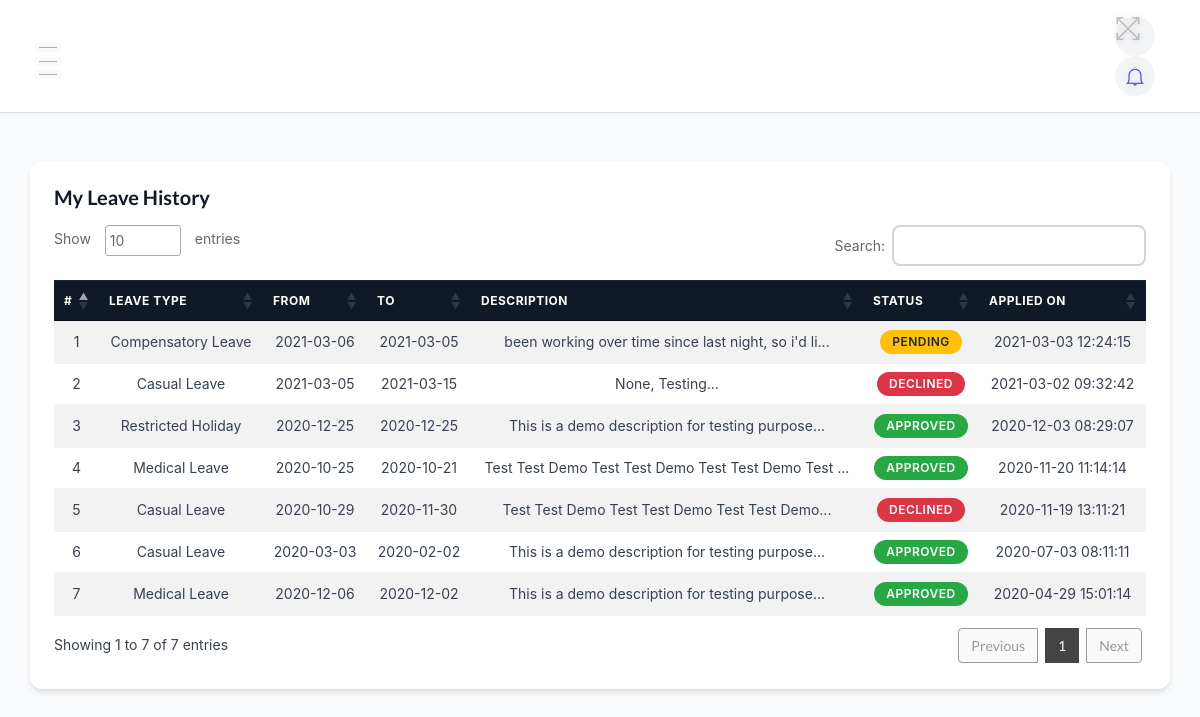
Screenshot of /employees/leave-history.php (signed in) with the database file from the repository.
### tables this page shows
CREATE TABLE `tblleaves` (
  `id` int(11) NOT NULL AUTO_INCREMENT,
  `LeaveType` varchar(110) NOT NULL,
  `ToDate` date NOT NULL,
  `FromDate` date NOT NULL,
  `Description` mediumtext NOT NULL,
  `PostingDate` timestamp NOT NULL DEFAULT CURRENT_TIMESTAMP,
  `AdminRemark` mediumtext,
  `AdminRemarkDate` varchar(120) DEFAULT NULL,
  `Status` int(1) NOT NULL DEFAULT 0,
  `IsRead` int(1) NOT NULL DEFAULT 0,
  `empid` int(11) DEFAULT NULL,
  PRIMARY KEY (`id`),
  KEY `UserEmail` (`empid`),
  FOREIGN KEY (`empid`) REFERENCES `tblemployees`(`id`) ON DELETE SET NULL
);

### employees/leave-history.php (the view, shortened to what this page needs)
<?php
$empid = $_SESSION['eid'];
?>
<?php $page='leave-history'; include('../includes/employee-header.php'); ?>
    <div class="main-content-inner">
        <div class="row">
            <div class="col-12 mt-5">
                <div class="card">
                    <div class="card-body">
                        <h4 class="header-title">My Leave History</h4>
                        <div class="data-tables datatable-dark">
                            <table id="dataTable3" class="table table-hover table-striped text-center">
                                <thead>
                                    <tr>
                                        <th>#</th>
                                        <th>Leave Type</th>
                                        <th>From</th>
                                        <th>To</th>
                                        <th>Description</th>
                                        <th>Status</th>
                                        <th>Applied On</th>
                                    </tr>
                                </thead>
                                <tbody>
                                    <?php
                                    $sql = "SELECT * FROM tblleaves WHERE empid=:empid ORDER BY PostingDate DESC";
                                    $query = $dbh->prepare($sql);
                                    $query->bindParam(':empid', $empid, PDO::PARAM_STR);
                                    $query->execute();
                                    $results = $query->fetchAll(PDO::FETCH_OBJ);
                                    $cnt = 1;
                                    if($query->rowCount() > 0){
                                        foreach($results as $result){ ?>
                                            <tr>
                                                <td><?php echo htmlentities($cnt); ?></td>
                                                <td><?php echo htmlentities($result->LeaveType); ?></td>
                                                <td><?php echo htmlentities($result->FromDate); ?></td>
                                                <td><?php echo htmlentities($result->ToDate); ?></td>
                                                <td><?php echo htmlentities(substr($result->Description, 0, 50)); ?>...</td>
                                                <td>
                                                    <?php if($result->Status==1){?>
                                                        <span class="badge badge-pill badge-success">Approved</span>
                                                    <?php } elseif($result->Status==2){?>
                                                        <span class="badge badge-pill badge-danger">Declined</span>
                                                    <?php } else {?>
                                                        <span class="badge badge-pill badge-warning">Pending</span>
                                                    <?php } ?>
                                                </td>
                                                <td><?php echo htmlentities($result->PostingDate); ?></td>
                                            </tr>
                                        <?php $cnt++; }
                                    } ?>
                                </tbody>
                            </table>
                        </div>
                    </div>
                </div>
            </div>
        </div>
    </div>
<?php include '../includes/employee-footer.php'; ?>

### includes/employee-header.php (shortened to what this page needs)
<!doctype html>
<html class="no-js" lang="en">
<head>
    <link rel="stylesheet" href="../assets/css/bootstrap.min.css">
    <link rel="stylesheet" href="../assets/css/font-awesome.min.css">
    <link rel="stylesheet" href="../assets/css/themify-icons.css">
    <link rel="stylesheet" href="../assets/css/metisMenu.css">
    <link rel="stylesheet" href="../assets/css/owl.carousel.min.css">
    <link rel="stylesheet" href="../assets/css/slicknav.min.css">
    <link rel="stylesheet" type="text/css" href="https://cdn.datatables.net/1.10.19/css/jquery.dataTables.css">
    <link rel="stylesheet" type="text/css" href="https://cdn.datatables.net/1.10.18/css/dataTables.bootstrap4.min.css">
    <link rel="stylesheet" type="text/css" href="https://cdn.datatables.net/responsive/2.2.3/css/responsive.bootstrap.min.css">
    <link rel="stylesheet" href="../assets/css/custom-styles.css">
</head>
<body>
    <div class="page-container">
        <div class="main-content">
            <div class="header-area">
                <div class="row align-items-center">
                    <div class="col-md-6 col-sm-8 clearfix">
                        <div class="nav-btn pull-left"><span></span><span></span><span></span></div>
                    </div>
                    <div class="col-md-6 col-sm-8 clearfix">
                        <ul class="notification-area pull-right">
                            <li id="full-view"><i class="ti-fullscreen"></i></li>
                            <?php include '../includes/employee-notification.php'; ?>
                        </ul>
                    </div>
                </div>
            </div>
            <div class="main-content-inner">

### includes/employee-notification.php (shortened to what this page needs)
<li class="dropdown" style="list-style:none; margin-right:15px;">
    <i class="ti-bell dropdown-toggle" data-toggle="dropdown" style="cursor:pointer; font-size:20px; position:relative; color:#4F46E5;">
    </i>
</li>

### includes/employee-footer.php (shortened to what this page needs)
            </div>
        </div>
    </div>
</body>
</html>

### rows the page displays
tblleaves: LeaveType "Compensatory Leave", FromDate "2021-03-06", ToDate "2021-03-05", Description "been working over time since last night, so i'd li", Status "PENDING", PostingDate "2021-03-03 12:24:15"
tblleaves: LeaveType "Casual Leave", FromDate "2021-03-05", ToDate "2021-03-15", Description "None, Testing", Status "DECLINED", PostingDate "2021-03-02 09:32:42"
tblleaves: LeaveType "Restricted Holiday", FromDate "2020-12-25", ToDate "2020-12-25", Description "This is a demo description for testing purpose", Status "APPROVED", PostingDate "2020-12-03 08:29:07"
tblleaves: LeaveType "Medical Leave", FromDate "2020-10-25", ToDate "2020-10-21", Description "Test Test Demo Test Test Demo Test Test Demo Test", Status "APPROVED", PostingDate "2020-11-20 11:14:14"
tblleaves: LeaveType "Casual Leave", FromDate "2020-10-29", ToDate "2020-11-30", Description "Test Test Demo Test Test Demo Test Test Demo", Status "DECLINED", PostingDate "2020-11-19 13:11:21"
tblleaves: LeaveType "Casual Leave", FromDate "2020-03-03", ToDate "2020-02-02", Description "This is a demo description for testing purpose", Status "APPROVED", PostingDate "2020-07-03 08:11:11"
tblleaves: LeaveType "Medical Leave", FromDate "2020-12-06", ToDate "2020-12-02", Description "This is a demo description for testing purpose", Status "APPROVED", PostingDate "2020-04-29 15:01:14"
